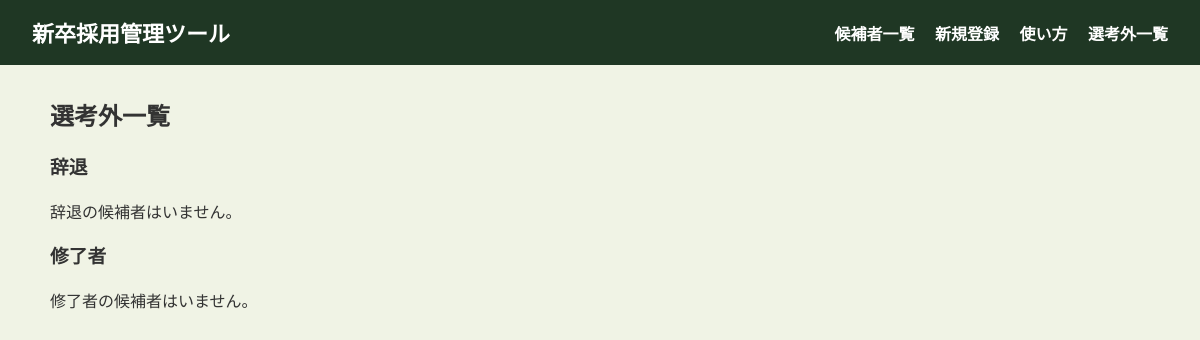
The app's page /addpage, older data.
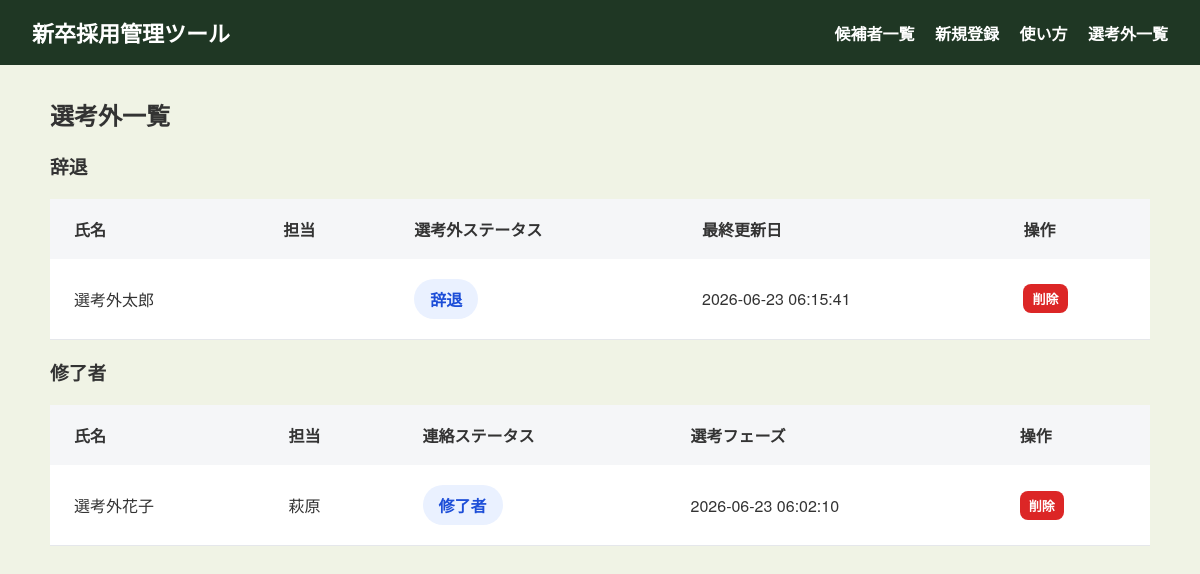
The same page, newer data.
### tables this page shows
CREATE TABLE candidates (
    id INTEGER PRIMARY KEY AUTOINCREMENT,
    name TEXT NOT NULL,
    owner TEXT,
    profile_url TEXT,
    contact_status TEXT NOT NULL DEFAULT '未連絡',
    created_at TEXT NOT NULL DEFAULT CURRENT_TIMESTAMP,
    updated_at TEXT NOT NULL DEFAULT CURRENT_TIMESTAMP,
    last_updated_field TEXT DEFAULT '新規登録'
, contact_memo TEXT);

### app.py (the view)
@app.route("/addpage")
def addpage():
    conn = sqlite3.connect("recruit.db")
    conn.row_factory = sqlite3.Row
    cur = conn.cursor()
    cur.execute("""
        SELECT *
        FROM candidates
        WHERE contact_status = '辞退'
        ORDER BY updated_at DESC
    """)
    decline_candidates = cur.fetchall()
    cur.execute("""
        SELECT *
        FROM candidates
        WHERE contact_status = '修了者'
        ORDER BY updated_at DESC
    """)
    completed_candidates = cur.fetchall()
    conn.close()
    return render_template(
        "addpage.html",
        decline_candidates=decline_candidates,
        completed_candidates=completed_candidates
    )

### templates/addpage.html
{% extends "base.html" %}
{% block content %}
<link rel="stylesheet" href="{{ url_for('static', filename='css/addpage.css') }}">
<h2>選考外一覧</h2>
<h3>辞退</h3>
{% if decline_candidates %}
<table class="candidate-table">
  <thead>
    <tr>
      <th>氏名</th>
      <th>担当</th>
      <th>選考外ステータス</th>
      <th>最終更新日</th>
      <th>操作</th>
    </tr>
  </thead>
  <tbody>
    {% for candidate in decline_candidates %}
    <tr>
  <td>{{ candidate.name }}</td>
  <td>{{ candidate.owner }}</td>
  <td>
    <span class="status-badge">
      {{ candidate.contact_status }}
    </span>
  </td>
  <td>{{ candidate.updated_at or "-" }}</td>
  <td>
    <form class="inline-form" action="{{ url_for('delete_candidate', id=candidate.id) }}" method="POST">
      <button class="btn small danger" type="submit" onclick="return confirmDelete();">
        削除
      </button>
    </form>
  </td>
</tr>
    {% endfor %}
  </tbody>
</table>
{% else %}
  <p>辞退の候補者はいません。</p>
{% endif %}
<h3>修了者</h3>
{% if completed_candidates %}
<table class="candidate-table">
  <thead>
    <tr>
      <th>氏名</th>
      <th>担当</th>
      <th>連絡ステータス</th>
      <th>選考フェーズ</th>
      <th>操作</th>
    </tr>
  </thead>
  <tbody>
    {% for candidate in completed_candidates %}
    <tr>
  <td>{{ candidate.name }}</td>
  <td>{{ candidate.owner }}</td>
  <td>
    <span class="status-badge">
      {{ candidate.contact_status }}
    </span>
  </td>
  <td>{{ candidate.updated_at or "-" }}</td>
  <td>
    <form class="inline-form" action="{{ url_for('delete_candidate', id=candidate.id) }}" method="POST">
      <button class="btn small danger" type="submit" onclick="return confirmDelete();">
        削除
      </button>
    </form>
  </td>
</tr>
    {% endfor %}
  </tbody>
</table>
{% else %}
  <p>修了者の候補者はいません。</p>
{% endif %}
{% endblock %}

### templates/base.html (shortened to what this page needs)
<!DOCTYPE html>
<html lang="ja">
<head>
  <link rel="stylesheet" href="{{ url_for('static', filename='css/base.css') }}">
</head>
<body>
  <header class="header">
    <h1>新卒採用管理ツール</h1>
    <nav>
      <a href="{{ url_for('index') }}">候補者一覧</a>
      <a href="{{ url_for('new_candidate') }}">新規登録</a>
      <a href="{{ url_for('usage_page') }}">使い方</a>
      <a href="{{ url_for('addpage') }}">選考外一覧</a>
    </nav>
  </header>
  <main class="container">
    {% block content %}
    {% endblock %}
  </main>
</body>
</html>

### static/css/base.css (style rules this page uses)
body { margin: 0; font-family: "Helvetica Neue", Arial, sans-serif; background-color: #f0f3e5; color: #333; }
.header { background-color: #1f3724; color: rgb(255, 255, 255); padding: 16px 32px; display: flex; justify-content: space-between; align-items: center; }
.header h1 { margin: 0; font-size: 22px; }
.header a { color: white; text-decoration: none; margin-left: 16px; font-weight: bold; }
.container { max-width: 1100px; margin: 32px auto; padding: 0 20px; }
.btn { display: inline-block; border: none; text-decoration: none; background-color: #e5e7eb; color: #111827; padding: 8px 14px; border-radius: 8px; cursor: pointer; font-weight: bold; transition: 0.3s ease; }
.btn.danger { background-color: #dc2626; color: white; }
.btn.small { padding: 5px 9px; font-size: 13px; }
.inline-form { display: inline; }

### static/css/addpage.css (style rules this page uses)
.candidate-table { width: 100%; border-collapse: collapse; background-color: #fff; }
.candidate-table th { text-align: left; padding: 18px 24px; background-color: #f5f6f8; font-weight: bold; }
.candidate-table td { padding: 20px 24px; border-bottom: 1px solid #e5e7eb; }
.status-badge { display: inline-block; padding: 8px 16px; border-radius: 999px; background-color: #eaf1ff; color: #1d4ed8; font-weight: bold; }

Row changes from the older to the newer data that the page shows:
added candidates: name "選考外太郎", contact_status "辞退", updated_at "2026-06-23 06:15:41"
added candidates: name "選考外花子", owner "萩原", contact_status "修了者", updated_at "2026-06-23 06:02:10"
Text that changed along with them:
text no longer shown: "辞退の候補者はいません。 修了者の候補者はいません。"
text now shown: "氏名 担当 選考外ステータス 最終更新日 操作 氏名 担当 連絡ステータス 選考フェーズ 操作"
